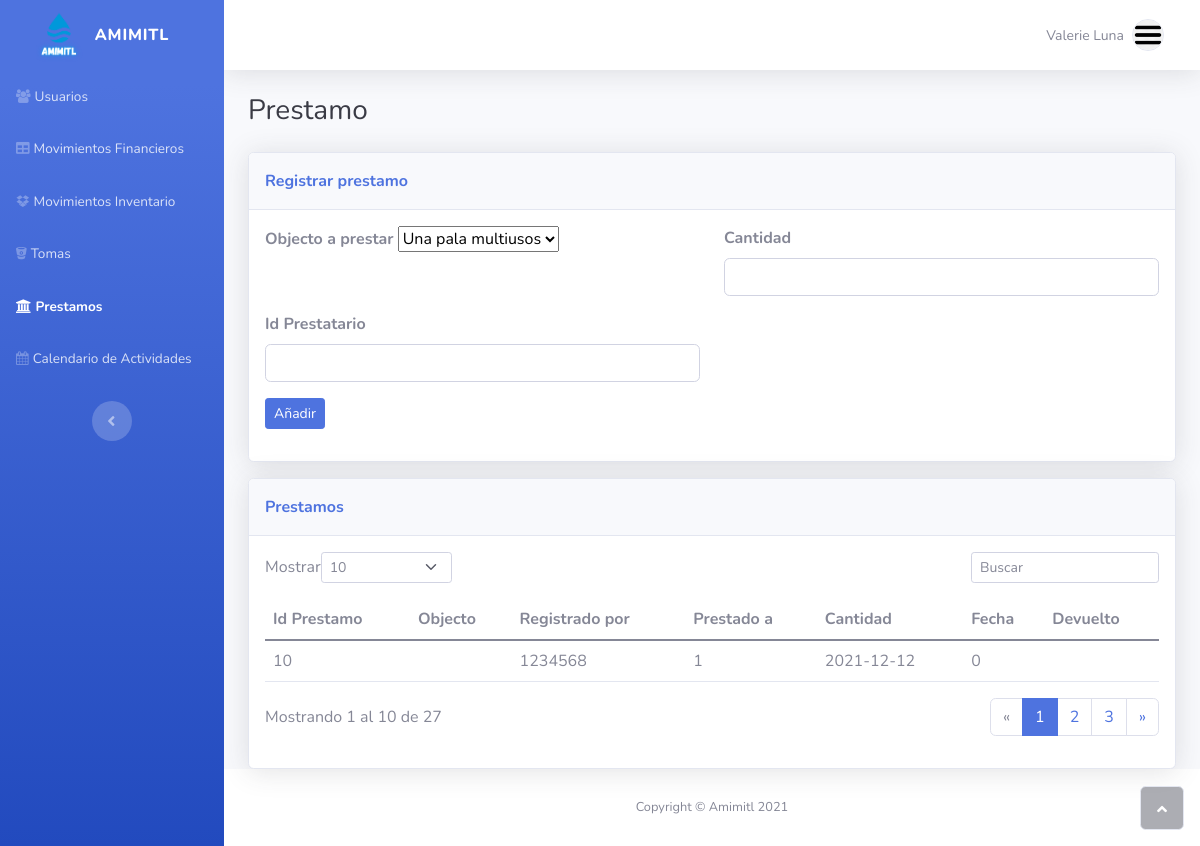
/prestamos.php, run on the app's committed database.
### tables this page shows
CREATE TABLE `prestamos` (
  `idPrestamos` int(11) NOT NULL,
  `Cantidad` int(11) NOT NULL,
  `Fecha` date DEFAULT NULL,
  `Devuelto` tinyint(1) NOT NULL DEFAULT 0,
  `Objeto_idObjeto` int(11) NOT NULL,
  `Administrador_idAdministrador` int(11) NOT NULL,
  `Persona_idPersona` int(11) NOT NULL
);

### prestamos.php (the view, shortened to what this page needs)
<!DOCTYPE html>
<html>
<head>
    <link rel="stylesheet" href="assets/bootstrap/css/bootstrap.min.css">
    <link rel="stylesheet" href="assets/fonts/fontawesome-all.min.css">
    <link rel="stylesheet" href="assets/fonts/font-awesome.min.css">
    <link rel="stylesheet" href="assets/fonts/fontawesome5-overrides.min.css">
</head>
<body id="page-top">
    <div id="wrapper">
        <nav class="navbar navbar-dark align-items-start sidebar sidebar-dark accordion bg-gradient-primary p-0">
            <div class="container-fluid d-flex flex-column p-0"><a class="navbar-brand d-flex justify-content-center align-items-center sidebar-brand m-0" href="#">
                    <div class="sidebar-brand-icon rotate-n-15" style="background: url(&quot;assets/img/amimitl.png&quot;) center / contain no-repeat;width: 40px;height: 40px;transform: scale(1.37);"></div>
                    <div class="sidebar-brand-text mx-3"><span>Amimitl</span></div>
                </a>
                <ul class="navbar-nav text-light" id="accordionSidebar">
                    <li class="nav-item"><a class="nav-link" href="index.php"><i class="fa fa-group"></i><span>Usuarios</span></a></li>
                    <li class="nav-item"><a class="nav-link" href="movimientosFinancieros.php"><i class="fas fa-table"></i><span>Movimientos Financieros</span></a><a class="nav-link" href="movimientosInventario.php"><i class="fa fa-dropbox"></i><span>Movimientos Inventario</span></a><a class="nav-link" href="tomas.php"><i class="fa fa-bitbucket"></i><span>Tomas</span></a><a class="nav-link active" href="prestamos.php"><i class="fa fa-institution"></i><span>Prestamos</span></a><a class="nav-link" href="calendario.php"><i class="fa fa-calendar"></i><span>Calendario de Actividades</span></a></li>
                </ul>
                <div class="text-center d-none d-md-inline"><button class="btn rounded-circle border-0" id="sidebarToggle" type="button"></button></div>
            </div>
        </nav>
        <div class="d-flex flex-column" id="content-wrapper">
            <div id="content">
                <nav class="navbar navbar-light navbar-expand bg-white shadow mb-4 topbar static-top">
                    <div class="container-fluid"><button class="btn btn-link d-md-none rounded-circle me-3" id="sidebarToggleTop" type="button"><i class="fas fa-bars"></i></button>
                        <ul class="navbar-nav flex-nowrap ms-auto">
                            <li class="nav-item dropdown no-arrow">
                                <div class="nav-item dropdown no-arrow"><a class="dropdown-toggle nav-link" aria-expanded="false" data-bs-toggle="dropdown" href="#"><span class="d-none d-lg-inline me-2 text-gray-600 small">Valerie Luna</span><img class="border rounded-circle img-profile" src="assets/img/avatars/menu.png"></a>
                                </div>
                            </li>
                        </ul>
                    </div>
                </nav>
                <div class="container-fluid">
                    <h3 class="text-dark mb-4">Prestamo</h3>
                    <div id="content-3">
                        <div class="card shadow mb-3">
                            <div class="card-header py-3">
                                <p class="text-primary m-0 fw-bold">Registrar prestamo</p>
                            </div>
                            <div class="card-body">
                                <form method="post">
                                    <div class="row">
                                        <div class="col">
                                            <div class="mb-3"><label class="form-label" for="username"><strong>Objecto a prestar</strong><br></label>
                                            <label><select name="obj" class= "form-label">
                                                <?php
                                                include("assets/php/conexion.php");
                                                $sql = "SELECT * FROM objeto";
                                                $result = mysqli_query($conn, $sql);
                                                while($row = mysqli_fetch_array($result)){
                                                    $id = $row['idObjeto'];
                                                    $nombre = $row['Descripcion'];
                                                ?>
                                                <option value="<?php echo $id; ?>"><?php echo $nombre; ?></option>
                                                <?php
                                                }
                                                ?>
                                            </select></label>
                                            </div>
                                        </div>
                                        <div class="col">
                                            <div class="mb-3"><label class="form-label" for="email"><strong>Cantidad</strong><br></label><input class="form-control" type="number" id="email-1" name="cantidad" min="1" required=""></div>
                                        </div>
                                    </div>
                                    <div class="row">
                                        <div class="col">
                                            <div class="mb-3"><label class="form-label" for="No. Contrato"><strong>Id Prestatario</strong><br></label><input class="form-control" type="text" id="first_name-1" name="IdContrato" required="" pattern="[0-9]+"></div>
                                        </div>
                                        <div class="col">
                                        </div>
                                    </div>
                                    <div class="mb-3"><button class="btn btn-primary btn-sm" type="submit" name ="pres">Añadir</button></div>
                                </form>
                            </div>
                        </div>
                    </div>
                    <div class="card shadow">
                        <div class="card-header py-3">
                            <p class="text-primary m-0 fw-bold">Prestamos</p>
                        </div>
                        <div class="card-body">
                            <div class="row">
                                <div class="col-md-6 text-nowrap">
                                    <div id="dataTable_length-1" class="dataTables_length" aria-controls="dataTable"><label class="form-label">Mostrar<select class="d-inline-block form-select form-select-sm">
                                                <option value="10" selected="">10</option>
                                            </select>&nbsp;</label></div>
                                </div>
                                <div class="col-md-6">
                                    <div class="text-md-end dataTables_filter" id="dataTable_filter-1"><label class="form-label"><input type="search" class="form-control form-control-sm" aria-controls="dataTable" placeholder="Buscar"></label></div>
                                </div>
                            </div>
                            <div class="table-responsive table mt-2" id="dataTable-1" role="grid" aria-describedby="dataTable_info">
                                <table class="table my-0" id="dataTable">
                                    <thead>
                                        <tr>
                                            <th>Id Prestamo</th>
                                            <th>Objecto</th>
                                            <th>Registrado por</th>
                                            <th>Prestado a</th>
                                            <th>Cantidad</th>
                                            <th>Fecha</th>
                                            <th>Devuelto</th>
                                        </tr>
                                    </thead>
                                    <tbody>
                                    <?php
                                        include("assets/php/conexion.php");
                                        $sql = "SELECT * FROM prestamos";
                                        $result = mysqli_query($conn, $sql);
                                        while($mostrar = mysqli_fetch_array($result)){
                                        ?>
                                        <tr>
                                            <?php
                                            $id = $mostrar['Objeto_idObjeto'];
                                            $sql2 = "SELECT Descripcion FROM objeto WHERE idObjeto ='$id'";
                                            $result2 = mysqli_query($conn, $sql2);
                                            while($mostrar2 = mysqli_fetch_array($result2)){
                                                $obj = $mostrar2['idObjeto'];
                                            }
                                            ?>
                                            <td><?php echo $mostrar['idPrestamos']?></td>
                                            <td><?php echo $obj?></td>
                                            <td><?php echo $mostrar['Administrador_idAdministrador']?></td>
                                            <td><?php echo $mostrar['Cantidad']?></td>
                                            <td><?php echo $mostrar['Fecha']?></td>
                                            <td><?php echo $mostrar['Devuelto']?></td>
                                        </tr>
                                        <?php
                                        }
                                        ?>
                                    </tbody>
                                </table>
                            </div>
                            <div class="row">
                                <div class="col-md-6 align-self-center">
                                    <p id="dataTable_info-1" class="dataTables_info" role="status" aria-live="polite">Mostrando 1 al 10 de 27</p>
                                </div>
                                <div class="col-md-6">
                                    <nav class="d-lg-flex justify-content-lg-end dataTables_paginate paging_simple_numbers">
                                        <ul class="pagination">
                                            <li class="page-item disabled"><a class="page-link" href="#" aria-label="Previous"><span aria-hidden="true">«</span></a></li>
                                            <li class="page-item active"><a class="page-link" href="#">1</a></li>
                                            <li class="page-item"><a class="page-link" href="#">2</a></li>
                                            <li class="page-item"><a class="page-link" href="#">3</a></li>
                                            <li class="page-item"><a class="page-link" href="#" aria-label="Next"><span aria-hidden="true">»</span></a></li>
                                        </ul>
                                    </nav>
                                </div>
                            </div>
                        </div>
                    </div>
                </div>
            </div>
            <footer class="bg-white sticky-footer">
                <div class="container my-auto">
                    <div class="text-center my-auto copyright"><span>Copyright © Amimitl 2021</span></div>
                </div>
            </footer>
        </div><a class="border rounded d-inline scroll-to-top" href="#page-top"><i class="fas fa-angle-up"></i></a>
    </div>
</body>
</html>

### data on the page
prestamos: idPrestamos "10", Administrador_idAdministrador "1234568", Cantidad "1", Fecha "2021-12-12", Devuelto "0"

### other printed values
form field obj "Una pala multiusos"
